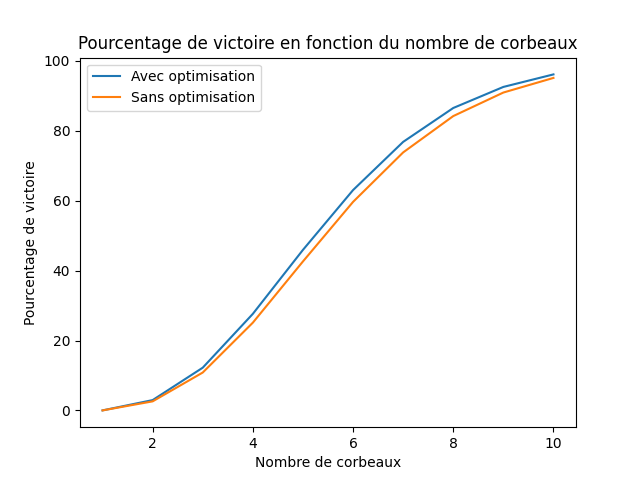

Here is the Python script that generated this plot:
import csv
import matplotlib.pyplot as plt
import sys

def load_data_from_csv(file_name):
    data = []
    with open(file_name, newline='') as csvfile:
        reader = csv.reader(csvfile)
        for row in reader:
            data.append(float(row[0]))
    return data

def graph(file_name_with_opti, file_name_without_opti):
    tab_with_opti = load_data_from_csv(file_name_with_opti)
    tab_without_opti = load_data_from_csv(file_name_without_opti)

    plt.plot(range(1, len(tab_with_opti) + 1), tab_with_opti, label='Avec optimisation')
    plt.plot(range(1, len(tab_without_opti) + 1), tab_without_opti, label='Sans optimisation')
    plt.xlabel('Nombre de corbeaux')
    plt.ylabel('Pourcentage de victoire')
    plt.title(f'Pourcentage de victoire en fonction du nombre de corbeaux')
    plt.legend()
    plt.savefig('graph.png')
    plt.close()

def main():
    if len(sys.argv) != 3:
        print("Usage: python3 stat.py fichier_avec_opti.csv fichier_sans_opti.csv")
        return

    file_name_with_opti = sys.argv[1]
    file_name_without_opti = sys.argv[2]

    graph(file_name_with_opti, file_name_without_opti)

if __name__ == "__main__":
    main()
